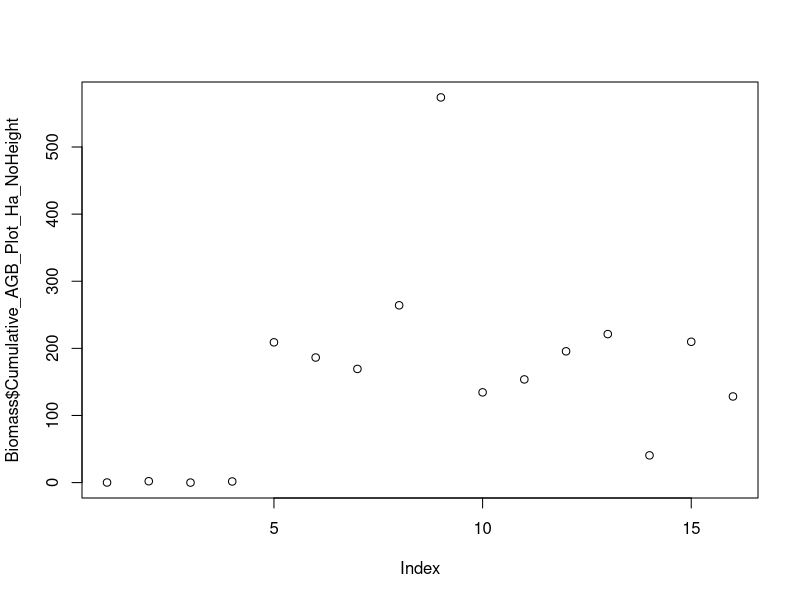

Recreate this plot in R. (Note: this script raises an error after producing the figure.)
#### Aboveground Biomass analysis without height ####
# Biomass analyses excluding the grassland
# Load the data (if not done before)
Biomass<-read.table("BiomassContributionClean.csv",h=T,sep=",")
# Remove the grassland
Biomass <- Biomass[Biomass$Landcovertype != "Grassland", ]
# Transform into factor
Biomass$Landcovertype<- factor(Biomass$Landcovertype , levels = c("2 years old", "10 years old", "24 years old", "Remnant"))
Biomass$Hill_Side<-as.factor(Biomass$Hill_Side)
# Check
summary(Biomass)
# Plot to visualise
plot(Biomass$Cumulative_AGB_Plot_Ha_NoHeight)
# Check the data variance
leveneTest(Biomass$Cumulative_AGB_Plot_Ha_NoHeight,Biomass$Landcovertype)
# In my case the data are homogeneous
# Check the data distribution
hist(Biomass$Cumulative_AGB_Plot_Ha_NoHeight)
# In my case they are positively skewed
# Transformation with sqrt (later the sqrt is good for the residuals. 
# Without transformation, they would not be normally distributed and scattered in the plot randomly).
hist(sqrt(Biomass$Cumulative_AGB_Plot_Ha_NoHeight))
# Check data normality
qqnorm(sqrt(Biomass$Cumulative_AGB_Plot_Ha_NoHeight))
shapiro.test(sqrt(Biomass$Cumulative_AGB_Plot_Ha_NoHeight))
# In my case they are normal from test and from the graph
# Check variance after transformation
leveneTest(sqrt(Biomass$Cumulative_AGB_Plot_Ha_NoHeight),Biomass$Landcovertype)
# Still homogeneous
# Zero are present for the grassland, and for one plot of the 2 years old plantation, but none of the landcover types has only zeros
# My data are paired in S and N, thus I will insert this as random effect. The elevation is highly correlated with the landcover, so that information
# is already present in the model.
# I fit the lmm(s) which considers REML
model_Biomass<-lmer(sqrt(Biomass$Cumulative_AGB_Plot_Ha_NoHeight)~Biomass$Landcover+Biomass$AP.mg_kg.+Biomass$pH_field +Biomass$C_N_Ratio+(1|Biomass$Hill_Side))
summary(model_Biomass)
# Drop the AP and CN ratio because not significant
model_Biomass2<-lmer(sqrt(Biomass$Cumulative_AGB_Plot_Ha_NoHeight)~Biomass$Landcover+Biomass$pH_field+ (1|Biomass$Hill_Side))
summary(model_Biomass2)
# models comparison
logLik(model_Biomass)
logLik(model_Biomass2)
AIC(model_Biomass,model_Biomass2)
anova(model_Biomass,model_Biomass2)
# From anova marginally significant is the difference among models
#check residuals
residuals_model2<-residuals(model_Biomass2)
plot(residuals_model2)
qqnorm(residuals_model2)
qqline(residuals_model2)
# In my case the residuals are ok, not clear patterns
# To implement pairwise comparisons
emms<-emmeans(model_Biomass2, pairwise ~ Landcover)
emms
# The significance do not change among 2-10-24-Remnant
# Back-transform
emms_backtransformed <- regrid(emms, transform = T,predict.type)
# Visualise the results
emms_backtransformed
# Including the p-value
pairs(emms_backtransformed)

# Biomass comparison with spatial model without grassland
# Load the data (if not done before)
Biomass <-read.table("BiomassContributionClean.csv",h=T,sep=",")
# Remove the grassland
Biomass <- Biomass[Biomass$Landcovertype != "Grassland", ]
# Transform into factor
Biomass$Landcovertype<- factor(Biomass$Landcovertype , levels = c("2 years old", "10 years old", "24 years old", "Remnant"))
Biomass$Hill_Side<-as.factor(Biomass$Hill_Side)
# Check
summary(Biomass)
# Exploration of the basic model
data.spatialCor.gls <- gls(sqrt(Cumulative_AGB_Plot_Ha_NoHeight) ~ Landcovertype+AP.mg_kg.+pH_field+C_N_Ratio, data=Biomass,
                           method = "REML")
plot(data.spatialCor.gls)
# Convert data to a spatial points data frame (SPDF). This is also the format required to implement the models
coordinates(Biomass) <- ~Long_ID + Lat_ID
# Implementation of variogram to understand the type of correlation
exp_variogram <- variogram(sqrt(Cumulative_AGB_Plot_Ha_NoHeight) ~ 1, Biomass)
plot(exp_variogram)
# Extract distance and gamma values
exp_variogram_data <- data.frame(distance = exp_variogram$dist, gamma = exp_variogram$gamma)
# Visualise
ggplot(exp_variogram_data, aes(x = distance, y = gamma)) +
  geom_point() +
  geom_line() +
  labs(x = "Lag (h)", y = "Semivariance") +
  theme_minimal()
# The gaussian structure seems to be the one that fits the best these points
# Implementation of the model considering the spatial correlation and the Gaussian structure
data.spatialCor.glsGaus <- gls(sqrt(Cumulative_AGB_Plot_Ha_NoHeight) ~ Landcovertype+AP.mg_kg.+pH_field+C_N_Ratio, data=Biomass,
                               correlation = corGaus(form = ~Long_ID + Lat_ID, nugget = TRUE),
                               method = "REML")
#Other models with different correlation structure to verify the selection of the one with the lowest AIC
data.spatialCor.glsExp <- gls(sqrt(Cumulative_AGB_Plot_Ha_NoHeight) ~ Landcovertype+AP.mg_kg.+pH_field+C_N_Ratio, data=Biomass,
                              correlation = corExp(form = ~Long_ID + Lat_ID, nugget = TRUE),
                              method = "REML")
data.spatialCor.glsLin <- gls(sqrt(Cumulative_AGB_Plot_Ha_NoHeight) ~ Landcovertype+AP.mg_kg.+pH_field+C_N_Ratio, data=Biomass,
                              correlation = corLin(form = ~Long_ID + Lat_ID, nugget = TRUE),
                              method = "REML")
data.spatialCor.glsRatio <- gls(sqrt(Cumulative_AGB_Plot_Ha_NoHeight) ~ Landcovertype+AP.mg_kg.+pH_field+C_N_Ratio, data=Biomass,
                                correlation = corRatio(form = ~Long_ID + Lat_ID, nugget = TRUE),
                                method = "REML")
data.spatialCor.glsSpher <- gls(sqrt(Cumulative_AGB_Plot_Ha_NoHeight) ~ Landcovertype+AP.mg_kg.+pH_field+C_N_Ratio, data=Biomass,
                                correlation = corSpher(form = ~Long_ID + Lat_ID, nugget = TRUE),
                                method = "REML")
# Evaluation through AIC
AIC(data.spatialCor.gls, data.spatialCor.glsExp,data.spatialCor.glsLin, data.spatialCor.glsGaus,
    data.spatialCor.glsRatio,data.spatialCor.glsSpher)
anova(data.spatialCor.gls,data.spatialCor.glsExp, data.spatialCor.glsGaus,
      data.spatialCor.glsRatio,data.spatialCor.glsSpher)
# Evaluate loglikelihood
logLik(data.spatialCor.gls)
logLik(data.spatialCor.glsExp)
logLik(data.spatialCor.glsLin)
logLik(data.spatialCor.glsGaus)
logLik(data.spatialCor.glsRatio)
logLik(data.spatialCor.glsSpher)

# Models without AP
# Exploration of the basic model
data.spatialCor.gls <- gls(sqrt(Cumulative_AGB_Plot_Ha_NoHeight) ~ Landcovertype+pH_field, data=Biomass,
                           method = "REML")
# Implementation of the model considering the spatial correlation and the Gaussian structure
data.spatialCor.glsGaus <- gls(sqrt(Cumulative_AGB_Plot_Ha_NoHeight) ~ Landcovertype+pH_field, data=Biomass,
                               correlation = corGaus(form = ~Long_ID + Lat_ID, nugget = TRUE),
                               method = "REML")
#Other models with different correlation structure to verify the selection of the one with the lowest AIC
data.spatialCor.glsExp <- gls(sqrt(Cumulative_AGB_Plot_Ha_NoHeight) ~ Landcovertype+pH_field, data=Biomass,
                              correlation = corExp(form = ~Long_ID + Lat_ID, nugget = TRUE),
                              method = "REML")
# Linear correlation not used because the model does not converge
# data.spatialCor.glsLin <- gls(sqrt(Cumulative_AGB_Plot_Ha_NoHeight) ~ Landcovertype+pH_field+C_N_Ratio, data=Biomass,
# correlation = corLin(form = ~Long_ID + Lat_ID, nugget = TRUE),
# method = "REML")
data.spatialCor.glsRatio <- gls(sqrt(Cumulative_AGB_Plot_Ha_NoHeight) ~ Landcovertype+pH_field, data=Biomass,
                                correlation = corRatio(form = ~Long_ID + Lat_ID, nugget = TRUE),
                                method = "REML")
data.spatialCor.glsSpher <- gls(sqrt(Cumulative_AGB_Plot_Ha_NoHeight) ~ Landcovertype+pH_field, data=Biomass,
                                correlation = corSpher(form = ~Long_ID + Lat_ID, nugget = TRUE),
                                method = "REML")
# Evaluation through AIC
AIC(data.spatialCor.gls,data.spatialCor.glsExp, data.spatialCor.glsGaus,
    data.spatialCor.glsRatio,data.spatialCor.glsSpher)
anova(data.spatialCor.gls,data.spatialCor.glsExp, data.spatialCor.glsGaus,
      data.spatialCor.glsRatio,data.spatialCor.glsSpher)
# Evaluate loglikelihood
logLik(data.spatialCor.gls)
logLik(data.spatialCor.glsExp)
logLik(data.spatialCor.glsGaus)
logLik(data.spatialCor.glsRatio)
logLik(data.spatialCor.glsSpher)
# Comparison of results between equally well-performing spatial models
emmsEXP<-emmeans(data.spatialCor.glsExp, specs = pairwise ~ Landcovertype,mode = "df.error")
emmsGAUS<-emmeans(data.spatialCor.glsGaus, specs = pairwise ~ Landcovertype,mode = "df.error")
emmsRATIO<-emmeans(data.spatialCor.glsRatio, specs = pairwise ~ Landcovertype,mode = "df.error")
emmsSPHER<-emmeans(data.spatialCor.glsSpher, specs = pairwise ~ Landcovertype,mode = "df.error")
# See the results
emmsEXP
emmsGAUS
emmsRATIO
emmsSPHER
# See the results in the original scale
# Back-transform the EMMs
emms_backtransformedEXP <- regrid(emmsEXP, transform = T,predict.type)
emms_backtransformedGAUS <- regrid(emmsGAUS, transform = T,predict.type)
emms_backtransformedRATIO <- regrid(emmsRATIO, transform = T,predict.type)
emms_backtransformedSPHER <- regrid(emmsSPHER, transform = T,predict.type)
# View the back-transformed EMMs and pairwise comparisons
emms_backtransformedEXP
emms_backtransformedGAUS
emms_backtransformedRATIO
emms_backtransformedSPHER
# All models selected agree with their results. Inspection of models residual plots for selection of the simplest
plot(data.spatialCor.glsExp)
plot(data.spatialCor.glsGaus)
#check residuals
residuals_modelExp<-residuals(data.spatialCor.glsExp)
residuals_modelGaus<-residuals(data.spatialCor.glsGaus)
plot(residuals_modelExp)
qqnorm(residuals_modelExp)
qqline(residuals_modelExp)
plot(residuals_modelGaus)
qqnorm(residuals_modelGaus)
qqline(residuals_modelGaus)
# General evaluation
summary(data.spatialCor.glsExp)
summary(data.spatialCor.glsGaus)
# Both equal. Selection of the exponential model given the variogram graph displaying a similar pattern to the exponential one.
# Values for C stock can be converted by multiplying the Biomass per 0.47. P-values remains the same

#### Aboveground Biomass analysis with height ####
# Biomass analyses excluding the grassland
# Load the data (if not done before)
Biomass<-read.table("BiomassContributionClean.csv",h=T,sep=",")
# Remove the grassland
Biomass <- Biomass[Biomass$Landcovertype != "Grassland", ]
# Transform into factor
Biomass$Landcovertype<- factor(Biomass$Landcovertype , levels = c("2 years old", "10 years old", "24 years old", "Remnant"))
Biomass$Hill_Side<-as.factor(Biomass$Hill_Side)
# Check
summary(Biomass)
# Plot to visualise
plot(Biomass$Cumulative_AGB_Plot_Ha)
# Check the data variance
leveneTest(Biomass$Cumulative_AGB_Plot_Ha,Biomass$Landcovertype)
# In my case the data are homogeneous
# Check the data distribution
hist(Biomass$Cumulative_AGB_Plot_Ha)
# In my case they are positively skewed
# Transformation with sqrt (later the sqrt is good for the residuals. 
# Without transformation, they would not be normally distributed and scattered in the plot randomly).
hist(sqrt(Biomass$Cumulative_AGB_Plot_Ha))
# Check data normality
qqnorm(sqrt(Biomass$Cumulative_AGB_Plot_Ha))
shapiro.test(sqrt(Biomass$Cumulative_AGB_Plot_Ha))
# In my case they are normal from test and from the graph
# Check variance after transformation
leveneTest(sqrt(Biomass$Cumulative_AGB_Plot_Ha),Biomass$Landcovertype)
# Still homogeneous
# Zero are present for the grassland, and for one plot of the 2 years old plantation, but none of the landcover types has only zeros
# My data are paired in S and N, thus I will insert this as random effect. The elevation is highly correlated with the landcover, so that information
# is already present in the model.
# I fit the lmm(s) which considers REML
model_Biomass<-lmer(sqrt(Biomass$Cumulative_AGB_Plot_Ha)~Biomass$Landcover+Biomass$AP.mg_kg.+Biomass$pH_field +Biomass$C_N_Ratio+(1|Biomass$Hill_Side))
summary(model_Biomass)
# Drop the AP and CN ratio because not significant
model_Biomass2<-lmer(sqrt(Biomass$Cumulative_AGB_Plot_Ha)~Biomass$Landcover+Biomass$pH_field +(1|Biomass$Hill_Side))
summary(model_Biomass2)
# models comparison
logLik(model_Biomass)
logLik(model_Biomass2)
AIC(model_Biomass,model_Biomass2)
anova(model_Biomass,model_Biomass2)
# From anova marginally significant is the difference among models
#check residuals
residuals_model2<-residuals(model_Biomass2)
plot(residuals_model2)
qqnorm(residuals_model2)
qqline(residuals_model2)
# In my case the residuals are ok, not clear patterns
# To implement pairwise comparisons
emms<-emmeans(model_Biomass2, pairwise ~ Landcover)
emms
# The significance do not change among 2-10-24-Remnant
# Back-transform
emms_backtransformed <- regrid(emms, transform = T,predict.type)
# Visualise the results
emms_backtransformed
# Including the p-value
pairs(emms_backtransformed)

# Biomass comparison with spatial model without grassland
# Load the data (if not done before)
Biomass <-read.table("BiomassContributionClean.csv",h=T,sep=",")
# Remove the grassland
Biomass <- Biomass[Biomass$Landcovertype != "Grassland", ]
# Transform into factor
Biomass$Landcovertype<- factor(Biomass$Landcovertype , levels = c("2 years old", "10 years old", "24 years old", "Remnant"))
Biomass$Hill_Side<-as.factor(Biomass$Hill_Side)
# Check
summary(Biomass)
# Exploration of the basic model
data.spatialCor.gls <- gls(sqrt(Cumulative_AGB_Plot_Ha) ~ Landcovertype+AP.mg_kg.+pH_field+C_N_Ratio, data=Biomass,
                           method = "REML")
plot(data.spatialCor.gls)
# Convert data to a spatial points data frame (SPDF). This is also the format required to implement the models
coordinates(Biomass) <- ~Long_ID + Lat_ID
# Implementation of variogram to understand the type of correlation
exp_variogram <- variogram(sqrt(Cumulative_AGB_Plot_Ha) ~ 1, Biomass)
plot(exp_variogram)
# Extract distance and gamma values
exp_variogram_data <- data.frame(distance = exp_variogram$dist, gamma = exp_variogram$gamma)
# Visualise
ggplot(exp_variogram_data, aes(x = distance, y = gamma)) +
  geom_point() +
  geom_line() +
  labs(x = "Lag (h)", y = "Semivariance") +
  theme_minimal()
# The gaussian structure seems to be the one that fits the best these points
# Implementation of the model considering the spatial correlation and the Gaussian structure
data.spatialCor.glsGaus <- gls(sqrt(Cumulative_AGB_Plot_Ha) ~ Landcovertype+AP.mg_kg.+pH_field+C_N_Ratio, data=Biomass,
                               correlation = corGaus(form = ~Long_ID + Lat_ID, nugget = TRUE),
                               method = "REML")
#Other models with different correlation structure to verify the selection of the one with the lowest AIC
data.spatialCor.glsExp <- gls(sqrt(Cumulative_AGB_Plot_Ha) ~ Landcovertype+AP.mg_kg.+pH_field+C_N_Ratio, data=Biomass,
                              correlation = corExp(form = ~Long_ID + Lat_ID, nugget = TRUE),
                              method = "REML")
data.spatialCor.glsLin <- gls(sqrt(Cumulative_AGB_Plot_Ha) ~ Landcovertype+AP.mg_kg.+pH_field+C_N_Ratio, data=Biomass,
                              correlation = corLin(form = ~Long_ID + Lat_ID, nugget = TRUE),
                              method = "REML")
data.spatialCor.glsRatio <- gls(sqrt(Cumulative_AGB_Plot_Ha) ~ Landcovertype+AP.mg_kg.+pH_field+C_N_Ratio, data=Biomass,
                                correlation = corRatio(form = ~Long_ID + Lat_ID, nugget = TRUE),
                                method = "REML")
data.spatialCor.glsSpher <- gls(sqrt(Cumulative_AGB_Plot_Ha) ~ Landcovertype+AP.mg_kg.+pH_field+C_N_Ratio, data=Biomass,
                                correlation = corSpher(form = ~Long_ID + Lat_ID, nugget = TRUE),
                                method = "REML")
# Evaluation through AIC
AIC(data.spatialCor.gls, data.spatialCor.glsExp,data.spatialCor.glsLin, data.spatialCor.glsGaus,
    data.spatialCor.glsRatio,data.spatialCor.glsSpher)
anova(data.spatialCor.gls,data.spatialCor.glsExp, data.spatialCor.glsGaus,
      data.spatialCor.glsRatio,data.spatialCor.glsSpher)
# Evaluate loglikelihood
logLik(data.spatialCor.gls)
logLik(data.spatialCor.glsExp)
logLik(data.spatialCor.glsLin)
logLik(data.spatialCor.glsGaus)
logLik(data.spatialCor.glsRatio)
logLik(data.spatialCor.glsSpher)

# Models without AP
# Exploration of the basic model
data.spatialCor.gls <- gls(sqrt(Cumulative_AGB_Plot_Ha) ~ Landcovertype+pH_field, data=Biomass,
                           method = "REML")
# Implementation of the model considering the spatial correlation and the Gaussian structure
data.spatialCor.glsGaus <- gls(sqrt(Cumulative_AGB_Plot_Ha) ~ Landcovertype+pH_field, data=Biomass,
                               correlation = corGaus(form = ~Long_ID + Lat_ID, nugget = TRUE),
                               method = "REML")
#Other models with different correlation structure to verify the selection of the one with the lowest AIC
data.spatialCor.glsExp <- gls(sqrt(Cumulative_AGB_Plot_Ha) ~ Landcovertype+pH_field, data=Biomass,
                              correlation = corExp(form = ~Long_ID + Lat_ID, nugget = TRUE),
                              method = "REML")
# Linear correlation not used because the model does not converge
# data.spatialCor.glsLin <- gls(sqrt(Cumulative_AGB_Plot_Ha) ~ Landcovertype+pH_field, data=Biomass,
# correlation = corLin(form = ~Long_ID + Lat_ID, nugget = TRUE),
# method = "REML")
data.spatialCor.glsRatio <- gls(sqrt(Cumulative_AGB_Plot_Ha) ~ Landcovertype+pH_field, data=Biomass,
                                correlation = corRatio(form = ~Long_ID + Lat_ID, nugget = TRUE),
                                method = "REML")
data.spatialCor.glsSpher <- gls(sqrt(Cumulative_AGB_Plot_Ha) ~ Landcovertype+pH_field, data=Biomass,
                                correlation = corSpher(form = ~Long_ID + Lat_ID, nugget = TRUE),
                                method = "REML")
# Evaluation through AIC
AIC(data.spatialCor.gls,data.spatialCor.glsExp, data.spatialCor.glsGaus,
    data.spatialCor.glsRatio,data.spatialCor.glsSpher)
anova(data.spatialCor.gls,data.spatialCor.glsExp, data.spatialCor.glsGaus,
      data.spatialCor.glsRatio,data.spatialCor.glsSpher)
# Evaluate loglikelihood
logLik(data.spatialCor.gls)
logLik(data.spatialCor.glsExp)
logLik(data.spatialCor.glsGaus)
logLik(data.spatialCor.glsRatio)
logLik(data.spatialCor.glsSpher)
# Comparison of results between equally well-performing spatial models
emmsEXP<-emmeans(data.spatialCor.glsExp, specs = pairwise ~ Landcovertype,mode = "df.error")
emmsGAUS<-emmeans(data.spatialCor.glsGaus, specs = pairwise ~ Landcovertype,mode = "df.error")
emmsRATIO<-emmeans(data.spatialCor.glsRatio, specs = pairwise ~ Landcovertype,mode = "df.error")
emmsSPHER<-emmeans(data.spatialCor.glsSpher, specs = pairwise ~ Landcovertype,mode = "df.error")
# See the results
emmsEXP
emmsGAUS
emmsRATIO
emmsSPHER
# See the results in the original scale
# Back-transform the EMMs
emms_backtransformedEXP <- regrid(emmsEXP, transform = T,predict.type)
emms_backtransformedGAUS <- regrid(emmsGAUS, transform = T,predict.type)
emms_backtransformedRATIO <- regrid(emmsRATIO, transform = T,predict.type)
emms_backtransformedSPHER <- regrid(emmsSPHER, transform = T,predict.type)
# View the back-transformed EMMs and pairwise comparisons
emms_backtransformedEXP
emms_backtransformedGAUS
emms_backtransformedRATIO
emms_backtransformedSPHER
# All models selected agree with their results. Inspection of models residual plots for selection of the simplest
plot(data.spatialCor.glsExp)
plot(data.spatialCor.glsGaus)
#check residuals
residuals_modelExp<-residuals(data.spatialCor.glsExp)
residuals_modelGaus<-residuals(data.spatialCor.glsGaus)
plot(residuals_modelExp)
qqnorm(residuals_modelExp)
qqline(residuals_modelExp)
plot(residuals_modelGaus)
qqnorm(residuals_modelGaus)
qqline(residuals_modelGaus)
# General evaluation
summary(data.spatialCor.glsExp)
summary(data.spatialCor.glsGaus)
# Both equal. Selection of the exponential model given the variogram graph displaying a similar pattern to the exponential one.
# The lmm model have a slightly higher AIC, and 1 less df in comparison to multiple well-performing spatial models
# Values for C stock can be converted by multiplying the Biomass per 0.47. P-values remains the same

#### Aboveground Biomass excluding dead trees with height ####
# Biomass analyses excluding the grassland
# Load the data (if not done before)
Biomass<-read.table("BiomassContributionNoDeadTrees.csv",h=T,sep=",")
# Remove the grassland
Biomass <- Biomass[Biomass$Landcovertype != "Grassland", ]
# Transform into factor
Biomass$Landcovertype<- factor(Biomass$Landcovertype , levels = c("2 years old", "10 years old", "24 years old", "Remnant"))
Biomass$Hill_Side<-as.factor(Biomass$Hill_Side)
# Check
summary(Biomass)
# Plot to visualise
plot(Biomass$Cumulative_AGB_Plot_Ha_NoDeadTrees)
# Check the data variance
leveneTest(Biomass$Cumulative_AGB_Plot_Ha_NoDeadTrees,Biomass$Landcovertype)
# In my case the data are homogeneous
# Check the data distribution
hist(Biomass$Cumulative_AGB_Plot_Ha_NoDeadTrees)
# In my case they are positively skewed
# Transformation with sqrt (later the sqrt is good for the residuals. 
# Without transformation, they would not be normally distributed and scattered in the plot randomly).
hist(sqrt(Biomass$Cumulative_AGB_Plot_Ha_NoDeadTrees))
# Check data normality
qqnorm(sqrt(Biomass$Cumulative_AGB_Plot_Ha_NoDeadTrees))
shapiro.test(sqrt(Biomass$Cumulative_AGB_Plot_Ha_NoDeadTrees))
# In my case they are normal from test and from the graph
# Check variance after transformation
leveneTest(sqrt(Biomass$Cumulative_AGB_Plot_Ha_NoDeadTrees),Biomass$Landcovertype)
# Still homogeneous
# Zero are present for the grassland, and for one plot of the 2 years old plantation, but none of the landcover types has only zeros
# My data are paired in S and N, thus I will insert this as random effect. The elevation is highly correlated with the landcover, so that information
# is already present in the model.
# I fit the lmm(s) which considers REML
model_Biomass<-lmer(sqrt(Biomass$Cumulative_AGB_Plot_Ha_NoDeadTrees)~Biomass$Landcover+Biomass$AP.mg_kg.+Biomass$pH_field +Biomass$C_N_Ratio+(1|Biomass$Hill_Side))
summary(model_Biomass)
# Drop the AP and CN ratio because not significant
model_Biomass2<-lmer(sqrt(Biomass$Cumulative_AGB_Plot_Ha_NoDeadTrees)~Biomass$Landcover+Biomass$pH_field +Biomass$C_N_Ratio+(1|Biomass$Hill_Side))
summary(model_Biomass2)
# models comparison
logLik(model_Biomass)
logLik(model_Biomass2)
AIC(model_Biomass,model_Biomass2)
anova(model_Biomass,model_Biomass2)
# From anova marginally significant is the difference among models
#check residuals
residuals_model2<-residuals(model_Biomass2)
plot(residuals_model2)
qqnorm(residuals_model2)
qqline(residuals_model2)
# In my case the residuals are ok, not clear patterns
# To implement pairwise comparisons
emms<-emmeans(model_Biomass2, pairwise ~ Landcover)
emms
# The significance do not change among 2-10-24-Remnant
# Back-transform
emms_backtransformed <- regrid(emms, transform = T,predict.type)
# Visualise the results
emms_backtransformed
# Including the p-value
pairs(emms_backtransformed)

# Biomass comparison with spatial model without grassland
# Load the data (if not done before)
Biomass <-read.table("BiomassContributionNoDeadTrees.csv",h=T,sep=",")
# Remove the grassland
Biomass <- Biomass[Biomass$Landcovertype != "Grassland", ]
# Transform into factor
Biomass$Landcovertype<- factor(Biomass$Landcovertype , levels = c("2 years old", "10 years old", "24 years old", "Remnant"))
Biomass$Hill_Side<-as.factor(Biomass$Hill_Side)
# Check
summary(Biomass)
# Exploration of the basic model
data.spatialCor.gls <- gls(sqrt(Cumulative_AGB_Plot_Ha_NoDeadTrees) ~ Landcovertype+AP.mg_kg.+pH_field+C_N_Ratio, data=Biomass,
                           method = "REML")
plot(data.spatialCor.gls)
# Convert data to a spatial points data frame (SPDF). This is also the format required to implement the models
coordinates(Biomass) <- ~Long_ID + Lat_ID
# Implementation of variogram to understand the type of correlation
exp_variogram <- variogram(sqrt(Cumulative_AGB_Plot_Ha_NoDeadTrees) ~ 1, Biomass)
plot(exp_variogram)
# Extract distance and gamma values
exp_variogram_data <- data.frame(distance = exp_variogram$dist, gamma = exp_variogram$gamma)
# Visualise
ggplot(exp_variogram_data, aes(x = distance, y = gamma)) +
  geom_point() +
  geom_line() +
  labs(x = "Lag (h)", y = "Semivariance") +
  theme_minimal()
# The gaussian structure seems to be the one that fits the best these points
# Implementation of the model considering the spatial correlation and the Gaussian structure
data.spatialCor.glsGaus <- gls(sqrt(Cumulative_AGB_Plot_Ha_NoDeadTrees) ~ Landcovertype+AP.mg_kg.+pH_field+C_N_Ratio, data=Biomass,
                               correlation = corGaus(form = ~Long_ID + Lat_ID, nugget = TRUE),
                               method = "REML")
#Other models with different correlation structure to verify the selection of the one with the lowest AIC
data.spatialCor.glsExp <- gls(sqrt(Cumulative_AGB_Plot_Ha_NoDeadTrees) ~ Landcovertype+AP.mg_kg.+pH_field+C_N_Ratio, data=Biomass,
                              correlation = corExp(form = ~Long_ID + Lat_ID, nugget = TRUE),
                              method = "REML")
data.spatialCor.glsLin <- gls(sqrt(Cumulative_AGB_Plot_Ha_NoDeadTrees) ~ Landcovertype+AP.mg_kg.+pH_field+C_N_Ratio, data=Biomass,
                              correlation = corLin(form = ~Long_ID + Lat_ID, nugget = TRUE),
                              method = "REML")
data.spatialCor.glsRatio <- gls(sqrt(Cumulative_AGB_Plot_Ha_NoDeadTrees) ~ Landcovertype+AP.mg_kg.+pH_field+C_N_Ratio, data=Biomass,
                                correlation = corRatio(form = ~Long_ID + Lat_ID, nugget = TRUE),
                                method = "REML")
data.spatialCor.glsSpher <- gls(sqrt(Cumulative_AGB_Plot_Ha_NoDeadTrees) ~ Landcovertype+AP.mg_kg.+pH_field+C_N_Ratio, data=Biomass,
                                correlation = corSpher(form = ~Long_ID + Lat_ID, nugget = TRUE),
                                method = "REML")
# Evaluation through AIC
AIC(data.spatialCor.gls, data.spatialCor.glsExp,data.spatialCor.glsLin, data.spatialCor.glsGaus,
    data.spatialCor.glsRatio,data.spatialCor.glsSpher)
anova(data.spatialCor.gls,data.spatialCor.glsExp, data.spatialCor.glsGaus,
      data.spatialCor.glsRatio,data.spatialCor.glsSpher)
# Evaluate loglikelihood
logLik(data.spatialCor.gls)
logLik(data.spatialCor.glsExp)
logLik(data.spatialCor.glsLin)
logLik(data.spatialCor.glsGaus)
logLik(data.spatialCor.glsRatio)
logLik(data.spatialCor.glsSpher)

# Models without AP
# Exploration of the basic model
data.spatialCor.gls <- gls(sqrt(Cumulative_AGB_Plot_Ha_NoDeadTrees) ~ Landcovertype+pH_field, data=Biomass,
                           method = "REML")
# Implementation of the model considering the spatial correlation and the Gaussian structure
data.spatialCor.glsGaus <- gls(sqrt(Cumulative_AGB_Plot_Ha_NoDeadTrees) ~ Landcovertype+pH_field, data=Biomass,
                               correlation = corGaus(form = ~Long_ID + Lat_ID, nugget = TRUE),
                               method = "REML")
#Other models with different correlation structure to verify the selection of the one with the lowest AIC
data.spatialCor.glsExp <- gls(sqrt(Cumulative_AGB_Plot_Ha_NoDeadTrees) ~ Landcovertype+pH_field, data=Biomass,
                              correlation = corExp(form = ~Long_ID + Lat_ID, nugget = TRUE),
                              method = "REML")
# Linear correlation not used because the model does not converge
# data.spatialCor.glsLin <- gls(sqrt(Cumulative_AGB_Plot_Ha) ~ Landcovertype+pH_field+C_N_Ratio, data=Biomass,
# correlation = corLin(form = ~Long_ID + Lat_ID, nugget = TRUE),
# method = "REML")
data.spatialCor.glsRatio <- gls(sqrt(Cumulative_AGB_Plot_Ha_NoDeadTrees) ~ Landcovertype+pH_field, data=Biomass,
                                correlation = corRatio(form = ~Long_ID + Lat_ID, nugget = TRUE),
                                method = "REML")
data.spatialCor.glsSpher <- gls(sqrt(Cumulative_AGB_Plot_Ha_NoDeadTrees) ~ Landcovertype+pH_field, data=Biomass,
                                correlation = corSpher(form = ~Long_ID + Lat_ID, nugget = TRUE),
                                method = "REML")
# Evaluation through AIC
AIC(data.spatialCor.gls,data.spatialCor.glsExp, data.spatialCor.glsGaus,
    data.spatialCor.glsRatio,data.spatialCor.glsSpher)
anova(data.spatialCor.gls,data.spatialCor.glsExp, data.spatialCor.glsGaus,
      data.spatialCor.glsRatio,data.spatialCor.glsSpher)
# Evaluate loglikelihood
logLik(data.spatialCor.gls)
logLik(data.spatialCor.glsExp)
logLik(data.spatialCor.glsGaus)
logLik(data.spatialCor.glsRatio)
logLik(data.spatialCor.glsSpher)
# Comparison of results between equally well-performing spatial models
emmsEXP<-emmeans(data.spatialCor.glsExp, specs = pairwise ~ Landcovertype,mode = "df.error")
emmsGAUS<-emmeans(data.spatialCor.glsGaus, specs = pairwise ~ Landcovertype,mode = "df.error")
emmsRATIO<-emmeans(data.spatialCor.glsRatio, specs = pairwise ~ Landcovertype,mode = "df.error")
emmsSPHER<-emmeans(data.spatialCor.glsSpher, specs = pairwise ~ Landcovertype,mode = "df.error")
# See the results
emmsEXP
emmsGAUS
emmsRATIO
emmsSPHER
# See the results in the original scale
# Back-transform the EMMs
emms_backtransformedEXP <- regrid(emmsEXP, transform = T,predict.type)
emms_backtransformedGAUS <- regrid(emmsGAUS, transform = T,predict.type)
emms_backtransformedRATIO <- regrid(emmsRATIO, transform = T,predict.type)
emms_backtransformedSPHER <- regrid(emmsSPHER, transform = T,predict.type)
# View the back-transformed EMMs and pairwise comparisons
emms_backtransformedEXP
emms_backtransformedGAUS
emms_backtransformedRATIO
emms_backtransformedSPHER
# All models selected agree with their results. Inspection of models residual plots for selection of the simplest
plot(data.spatialCor.glsExp)
plot(data.spatialCor.glsGaus)
#check residuals
residuals_modelExp<-residuals(data.spatialCor.glsExp)
residuals_modelGaus<-residuals(data.spatialCor.glsGaus)
plot(residuals_modelExp)
qqnorm(residuals_modelExp)
qqline(residuals_modelExp)
plot(residuals_modelGaus)
qqnorm(residuals_modelGaus)
qqline(residuals_modelGaus)
# General evaluation
summary(data.spatialCor.glsExp)
summary(data.spatialCor.glsGaus)
# Both equal. Selection of the exponential model given the variogram graph displaying a similar pattern to the exponential one.
# Values for C stock can be converted by multiplying the Biomass per 0.47. P-values remains the same

#### Aboveground Carbon Plots ####
# Load the dataset without converting it into spatial one
# Load the data (if not done before)
AGCarbonStock <-read.table("CarbonDistribution.csv",h=T,sep=",")
# Remove the grassland
AGCarbonStock <- AGCarbonStock[AGCarbonStock$Landcovertype != "Grassland", ]
# Transform into factor
AGCarbonStock$Landcovertype<- factor(AGCarbonStock$Landcovertype , levels = c("2 years old", "10 years old", "24 years old", "Remnant"))
AGCarbonStock$Hill_Side<-as.factor(AGCarbonStock$Hill_Side)
# Retrieve Tukey HSD results to see the significance and write the letters for the significance above the box plots
emmsEXP
# Write a vector with them
Letters<- c("A","B","B","B")
# Create a dataframe with them
BoxplotLetters <- data.frame(Landcovertype = unique(AGCarbonStock$Landcovertype), Letters = Letters)
# Check
BoxplotLetters
# Merge the data frames
AGCarbonStock <- merge(AGCarbonStock, BoxplotLetters, by = "Landcovertype")
# Calculate label y-positions above the boxplots
# Find the upper whisker for each boxplot
upper_whiskers <- aggregate(Cumulative_AGCarbon_Plot_Ha ~ Landcovertype, data = AGCarbonStock, FUN = function(x) boxplot.stats(x)$stats[5])
AGCarbonStock <- merge(AGCarbonStock, upper_whiskers, by = "Landcovertype", suffixes = c("", "_upper"))
#Calculate the position for the letters
AGCarbonStock$label_y <- AGCarbonStock$Cumulative_AGCarbon_Plot_Ha_upper + 20
# Plot
# colori<-c("green","orange","#ff46a2", "yellow","turquoise")
# names(colori)<-levels(Soil_data$Landcover)
ggplot(AGCarbonStock, aes(x = Landcovertype, y = Cumulative_AGCarbon_Plot_Ha)) +
  geom_boxplot(aes(fill = Landcovertype)) +
  geom_point(aes(fill = Landcovertype), cex = 2, alpha = 0.5, colour = "black", pch = 21, stroke = 1) +
  geom_text(aes(y = label_y, label = Letters), size = 5) +  # Use merged data, correct y, and Letters column
  labs(x = "Landcover", y = "Aboveground carbon t/ha") +
  theme_classic()+
  theme(axis.title.y = element_text(size=16))
